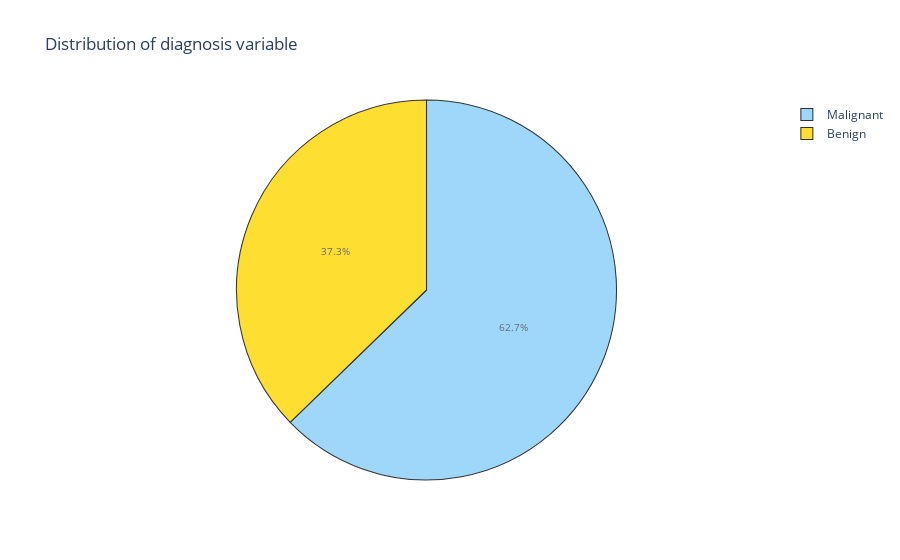
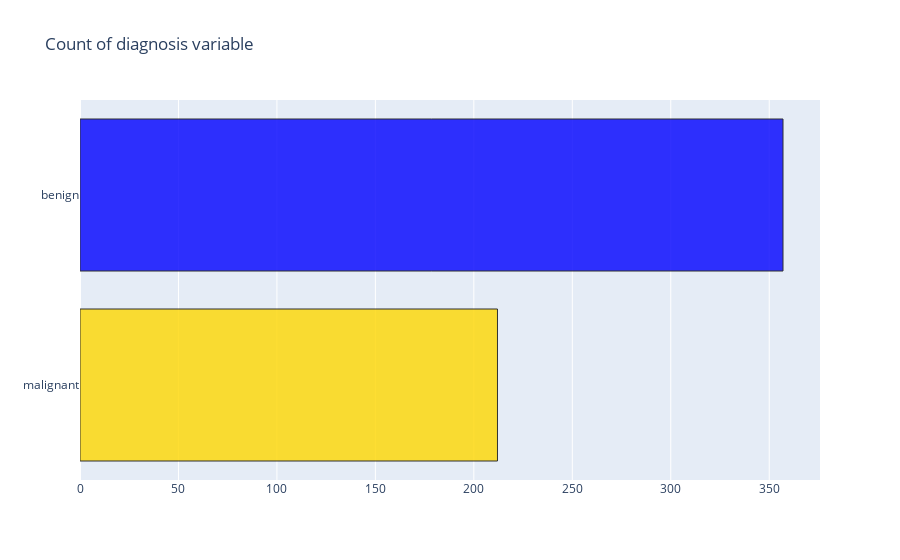

Here is the notebook cell these charts were saved with, in order:
### Markdown cell above
EDA

### Code cell
#To see the disease vs non-disease distribution
M = data[(data['diagnosis'] == 1)]
B = data[(data['diagnosis'] != 1)]

trace = go.Pie(labels = ['Malignant', 'Benign'],
               values = data['diagnosis'].value_counts(), 
               textfont=dict(size=10),
               opacity = 0.8,
               marker=dict(colors=['lightskyblue','gold'],
                           line=dict(color='#000000',width=1.05)))


layout = dict(title =  'Distribution of diagnosis variable')
           
fig = dict(data = [trace], layout=layout)
py.iplot(fig)

trace = go.Bar(x = (len(M), len(B)),
               y = ['malignant', 'benign'], 
               orientation = 'h', opacity = 0.8, marker=dict(
        color=['gold', 'blue'],
        line=dict(color='#000000',width=1.0)))

layout = dict(title =  'Count of diagnosis variable')
                    
fig = dict(data = [trace], layout=layout)
py.iplot(fig)

### Figure 1 — Plotly figure (JSON) as saved in the notebook; plotly's stock layout.template omitted (floating-point values rounded to 4 significant figures)
{"data": [{"labels": ["Malignant", "Benign"], "marker": {"colors": ["lightskyblue", "gold"], "line": {"color": "#000000", "width": 1.05}}, "opacity": 0.8, "textfont": {"size": 10}, "type": "pie", "values": [357, 212]}], "layout": {"title": {"text": "Distribution of diagnosis variable"}}}

### Figure 2 — Plotly figure (JSON) as saved in the notebook; plotly's stock layout.template omitted (floating-point values rounded to 4 significant figures)
{"data": [{"marker": {"color": ["gold", "blue"], "line": {"color": "#000000", "width": 1}}, "opacity": 0.8, "orientation": "h", "type": "bar", "x": [212, 357], "y": ["malignant", "benign"]}], "layout": {"title": {"text": "Count of diagnosis variable"}}}
